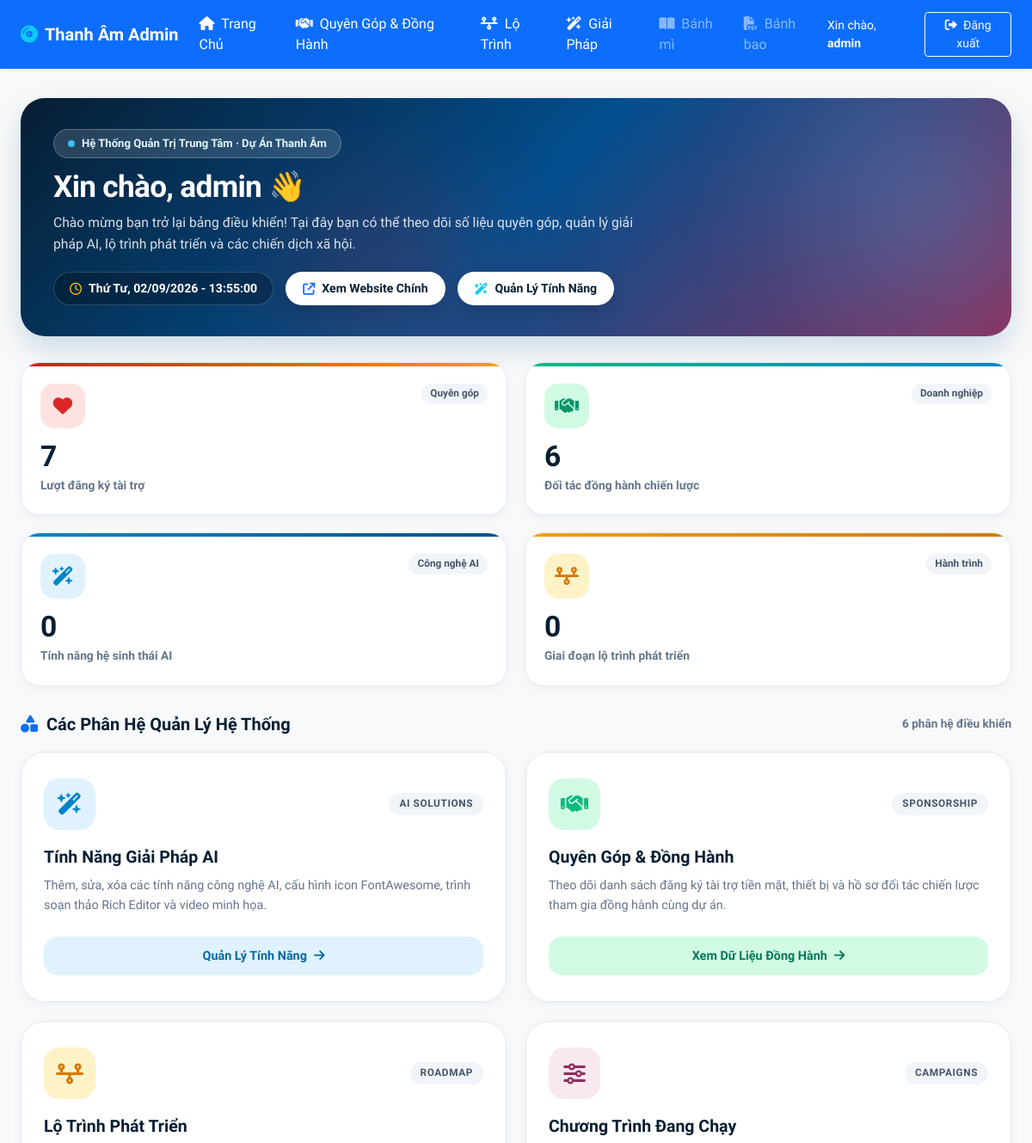
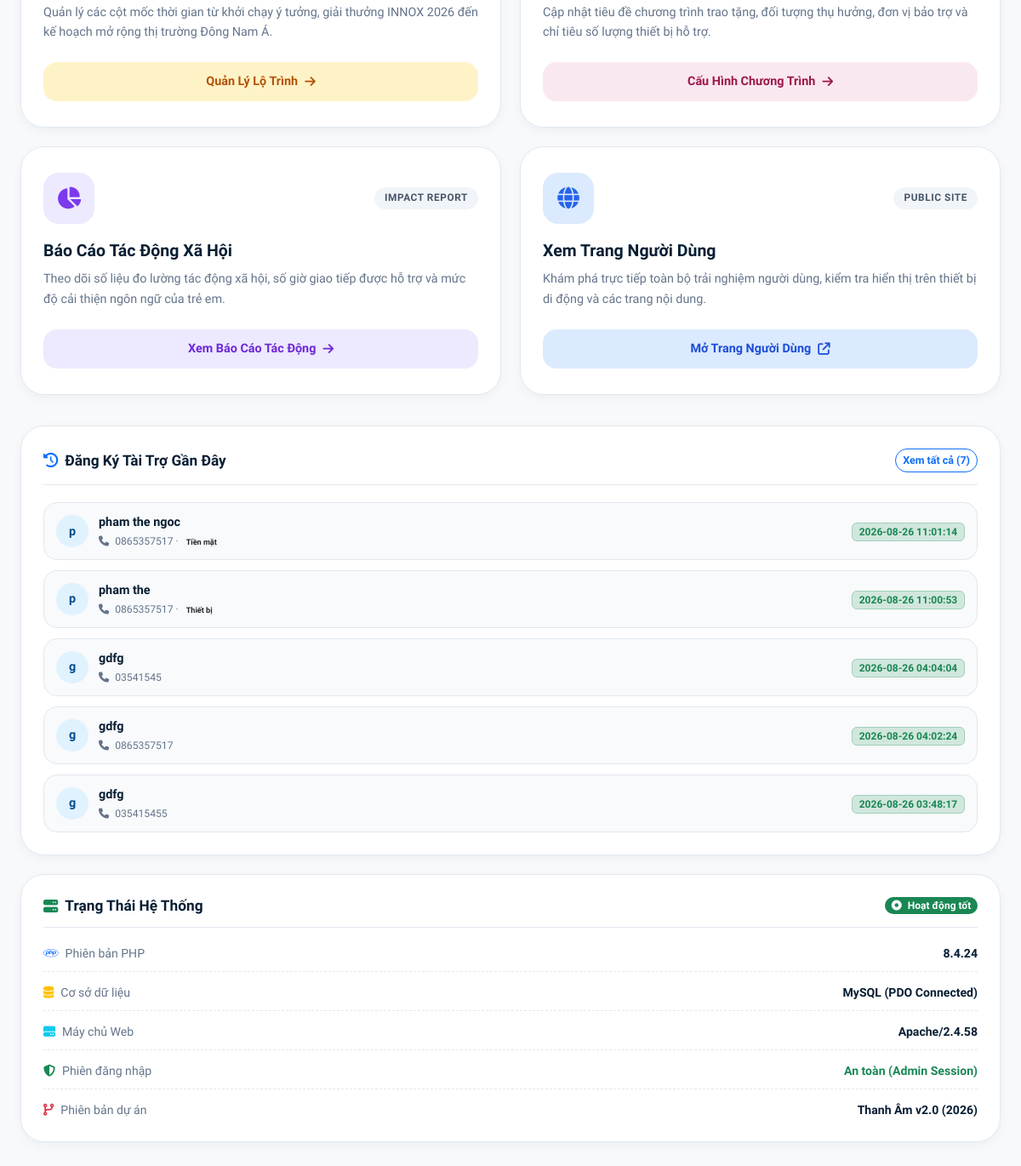
/admin/dashboard.php (signed in), run on an earlier commit of the app's database (2 pictures, top to bottom).
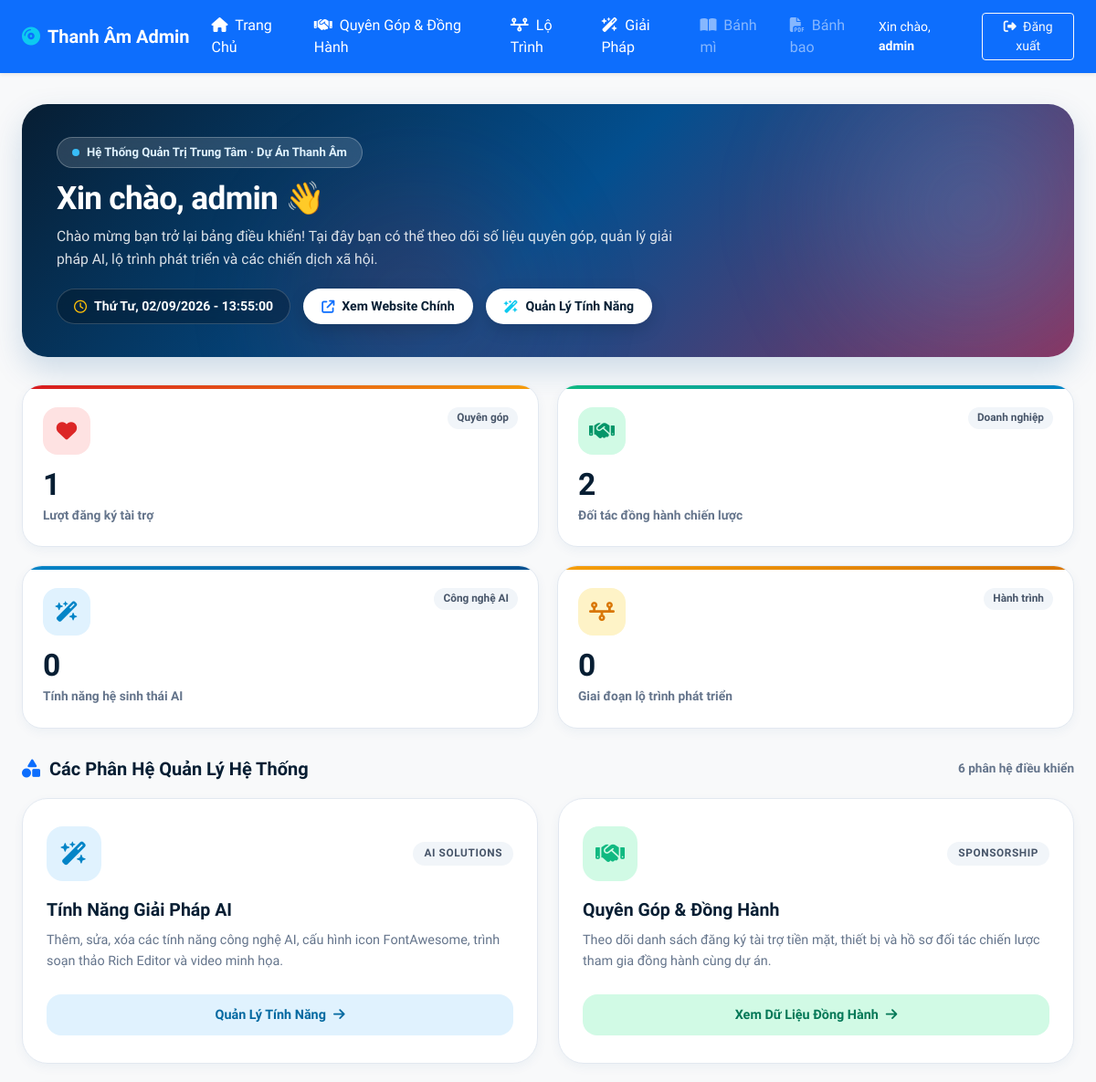
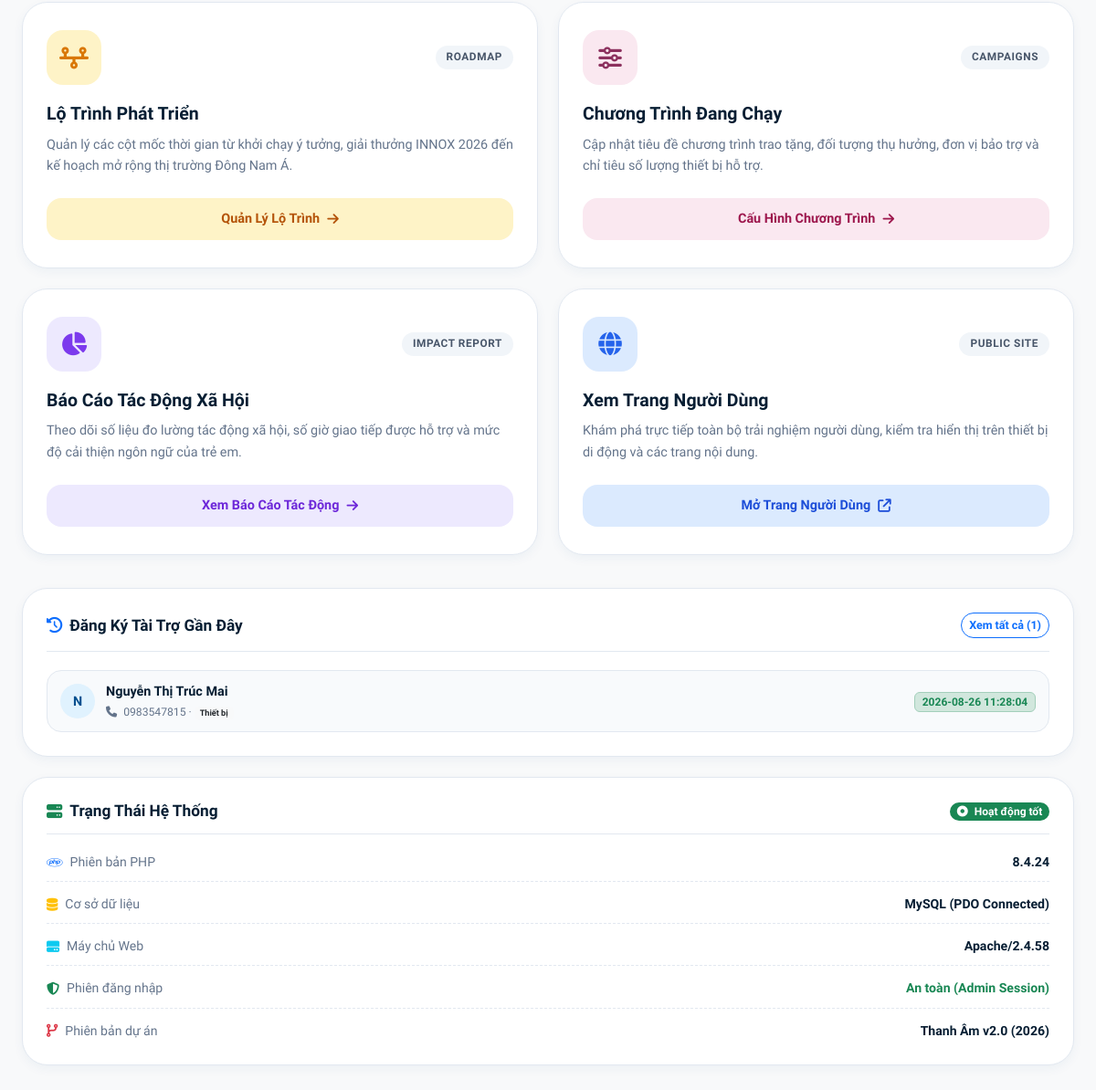
And on a later commit of the database (2 pictures, top to bottom).
### tables this page shows
CREATE TABLE `tai_tro` (
  `id` int(11) NOT NULL,
  `ho_ten` varchar(255) NOT NULL,
  `sdt` varchar(20) NOT NULL,
  `email` varchar(255) NOT NULL,
  `hinh_thuc` enum('tien_mat','thiet_bi') NOT NULL,
  `loi_nhan` text DEFAULT NULL,
  `ma_giao_dich` varchar(50) DEFAULT NULL,
  `trang_thai` enum('cho_duyet','hoan_thanh') DEFAULT 'cho_duyet',
  `ngay_tao` timestamp NOT NULL DEFAULT current_timestamp()
);

### admin/dashboard.php (the view, shortened to what the changed rows need)
<?php
require_once '../connect.php';
require_once 'header_admin.php';
try {
    $total_tai_tro = (int)$pdo->query("SELECT COUNT(*) FROM tai_tro")->fetchColumn();
} catch (Exception $e) { $total_tai_tro = 0; }
try {
    $total_dong_hanh = (int)$pdo->query("SELECT COUNT(*) FROM dong_hanh_chien_luoc")->fetchColumn();
} catch (Exception $e) { $total_dong_hanh = 0; }
try {
    $recent_tai_tro = $pdo->query("SELECT * FROM tai_tro ORDER BY id DESC LIMIT 5")->fetchAll(PDO::FETCH_ASSOC);
} catch (Exception $e) { $recent_tai_tro = []; }
$admin_user = htmlspecialchars($_SESSION['admin_username'] ?? 'Quản Trị Viên');
?>
<div class="db-container">
    <section class="db-hero">
        <div class="db-hero-content">
            <div class="d-flex justify-content-between align-items-start flex-wrap gap-3">
                <div>
                    <h1 class="db-hero-title">
                        Xin chào, <span id="greeting-name"><?= $admin_user ?></span> 👋
                    </h1>
                </div>
            </div>
        </div>
    </section>
    <div class="db-stats-row">
        <div class="db-stat-card" style="--stat-grad: linear-gradient(90deg, #d71920, #f59e0b);">
            <div>
                <div class="db-stat-num counter" data-target="<?= $total_tai_tro ?>"><?= $total_tai_tro ?></div>
                <div class="db-stat-label">Lượt đăng ký tài trợ</div>
            </div>
        </div>
        <div class="db-stat-card" style="--stat-grad: linear-gradient(90deg, #10b981, #0284c7);">
            <div>
                <div class="db-stat-num counter" data-target="<?= $total_dong_hanh ?>"><?= $total_dong_hanh ?></div>
                <div class="db-stat-label">Đối tác đồng hành chiến lược</div>
            </div>
        </div>
    </div>
    <div class="db-section-head">
        <h2 class="db-section-title">
            <i class="fa-solid fa-shapes text-primary"></i> Các Phân Hệ Quản Lý Hệ Thống
        </h2>
    </div>
    <div class="db-bottom-grid">
        <div class="db-card-panel">
            <div class="db-card-panel-head">
                <h4><i class="fa-solid fa-clock-rotate-left text-primary"></i> Đăng Ký Tài Trợ Gần Đây</h4>
                <a href="dong_hanh_admin.php" class="btn btn-sm btn-outline-primary" style="border-radius: 20px; font-weight: 700; font-size: 0.78rem;">
                    Xem tất cả (<?= $total_tai_tro ?>)
                </a>
            </div>
            <div class="db-act-list">
                <?php if (!empty($recent_tai_tro)): ?>
                <?php foreach ($recent_tai_tro as $item): ?>
                <div class="db-act-item">
                    <div class="db-act-user">
                        <div class="db-act-avatar">
                            <?= mb_substr(trim($item['ho_ten'] ?? 'T'), 0, 1, 'UTF-8') ?>
                        </div>
                        <div>
                            <div class="db-act-name"><?= htmlspecialchars($item['ho_ten'] ?? 'Ẩn danh') ?></div>
                            <div class="db-act-date">
                                <i class="fa-solid fa-phone me-1"></i> <?= htmlspecialchars($item['sdt'] ?? '') ?>
                                <?php if (!empty($item['hinh_thuc'])): ?>
                                · <span class="badge bg-light text-dark"><?= htmlspecialchars($item['hinh_thuc'] === 'tien_mat' ? 'Tiền mặt' : 'Thiết bị') ?></span>
                                <?php endif; ?>
                            </div>
                        </div>
                    </div>
                    <div>
                        <span class="badge bg-success-subtle text-success border border-success-subtle" style="font-weight: 700;">
                            <?= htmlspecialchars($item['ngay_tao'] ?? 'Gần đây') ?>
                        </span>
                    </div>
                </div>
                <?php endforeach; ?>
                <?php endif; ?>
            </div>
        </div>
    </div>
</div>
</body>
</html>

What changed in the data, as far as the page shows it:
removed tai_tro: ho_ten "p", ho_ten "pham the ngoc", sdt "0865357517", hinh_thuc "Tiền mặt", ngay_tao "2026-08-26 11:01:14"
removed tai_tro: ho_ten "p", ho_ten "pham the", sdt "0865357517", hinh_thuc "Thiết bị", ngay_tao "2026-08-26 11:00:53"
removed tai_tro: ho_ten "g", ho_ten "gdfg", sdt "03541545", ngay_tao "2026-08-26 04:04:04"
removed tai_tro: ho_ten "g", ho_ten "gdfg", sdt "0865357517", ngay_tao "2026-08-26 04:02:24"
removed tai_tro: ho_ten "g", ho_ten "gdfg", sdt "035415455", ngay_tao "2026-08-26 03:48:17"
added tai_tro: ho_ten "N", ho_ten "Nguyễn Thị Trúc Mai", sdt "0983547815", hinh_thuc "Thiết bị", ngay_tao "2026-08-26 11:28:04"
Also different on the page:
$total_tai_tro: "7" → "1"
$total_dong_hanh: "6" → "2"
